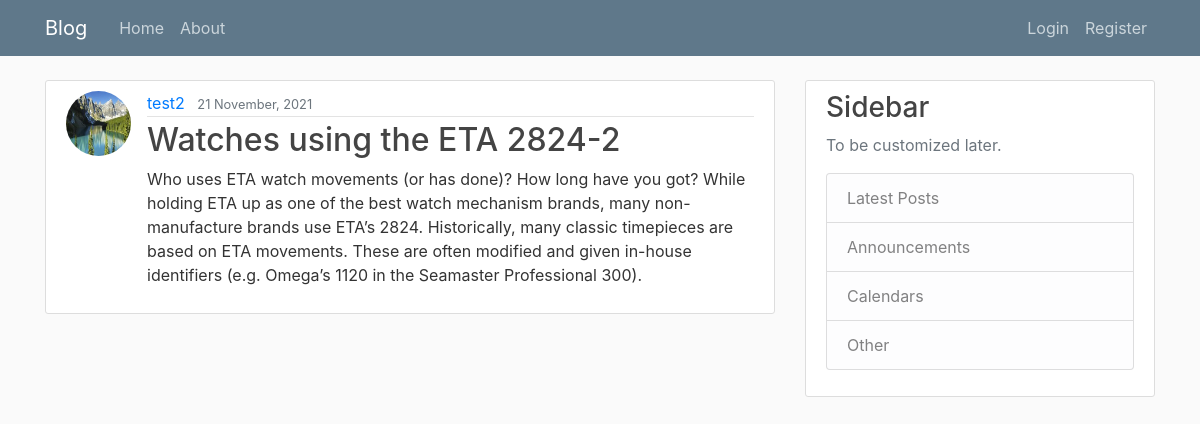
The page /post/29/ on the database its author committed.
### blog/models.py (models this page shows, shortened)
class Post(models.Model):
    title = models.CharField(max_length=100)
    content = models.TextField()
    date_posted = models.DateTimeField(default=timezone.now)
    author = models.ForeignKey(User, on_delete=models.CASCADE)

### users/models.py (models this page shows, shortened)
class Profile(models.Model):
    user = models.OneToOneField(User, on_delete=models.CASCADE)
    image = models.ImageField(default='default.jpg', upload_to='profile_pics')

### blog/views.py (the view)
# urls.py: path('post/<int:pk>/', PostDetailView.as_view(), name='post-detail'),
class PostDetailView(DetailView):
    model = Post

### blog/templates/blog/post_detail.html (shortened to what this page needs)
{% extends "blog/base.html" %}
{% block content %}
    <article class="media content-section">
        <img class="rounded-circle article-img" src="{{ object.author.profile.image.url }}">
        <div class="media-body">
        <div class="article-metadata">
            <a class="mr-2" href="#">{{ object.author }}</a>
            <small class="text-muted">{{ object.date_posted|date:"d F, Y" }}</small>
        </div>
        <h2 class="article-title">{{ object.title }}</h2>
        <p class="article-content">{{ object.content }}</p>
        </div>
        </article>
{% endblock content %}

### blog/static/blog/main.css (style rules this page uses)
body { background: #fafafa; color: #333333; margin-top: 5rem; }
h1, h2, h3, h4, h5, h6 { color: #444444; }
.content-section { background: #ffffff; padding: 10px 20px; border: 1px solid #dddddd; border-radius: 3px; margin-bottom: 20px; }
.article-title { color: #444444; }
.article-content { white-space: pre-line; }
.article-img { height: 65px; width: 65px; margin-right: 16px; }
.article-metadata { padding-bottom: 1px; margin-bottom: 4px; border-bottom: 1px solid #e3e3e3 }

### rows shown on the page
Post: author.profile.image (picture), author "test2", date_posted "21 November, 2021", title "Watches using the ETA 2824-2", content "Who uses ETA watch movements (or has done)? How long have you got? While holding ETA up as one of the best watch mechanism brands, many non-manufacture brands use ETA’s 2824. Historically, many classic timepieces are based on ETA movements. These are often modified and given in-house identifiers (e.g. Omega’s 1120 in the Seamaster Professional 300)."
